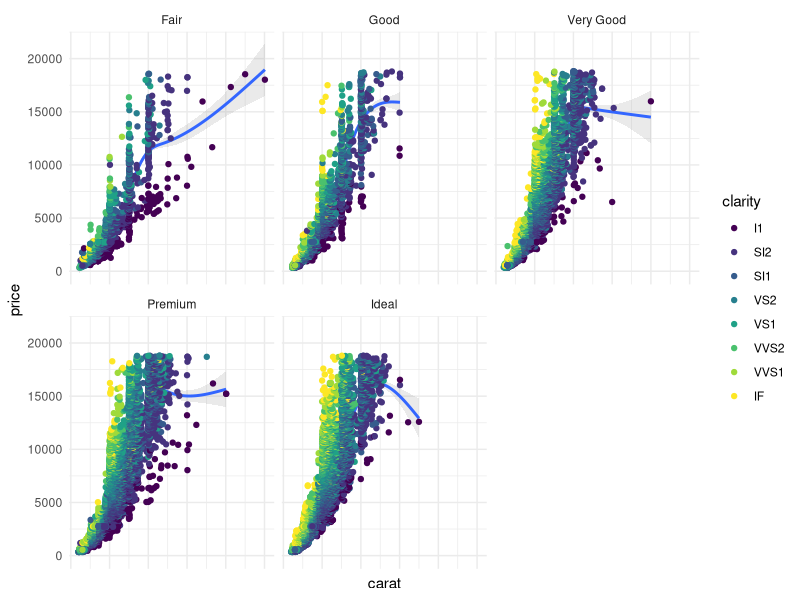

Source code (R):
library(tidyverse)

diamonds = ggplot2::diamonds

diamonds %>% 
  ggplot(aes(x = carat, y = price)) + 
  geom_smooth(alpha = 0.2) + 
  geom_point(aes(color = clarity)) +
  facet_wrap(~cut) + 
  theme_minimal() + 
  theme(axis.text.x = element_blank())
